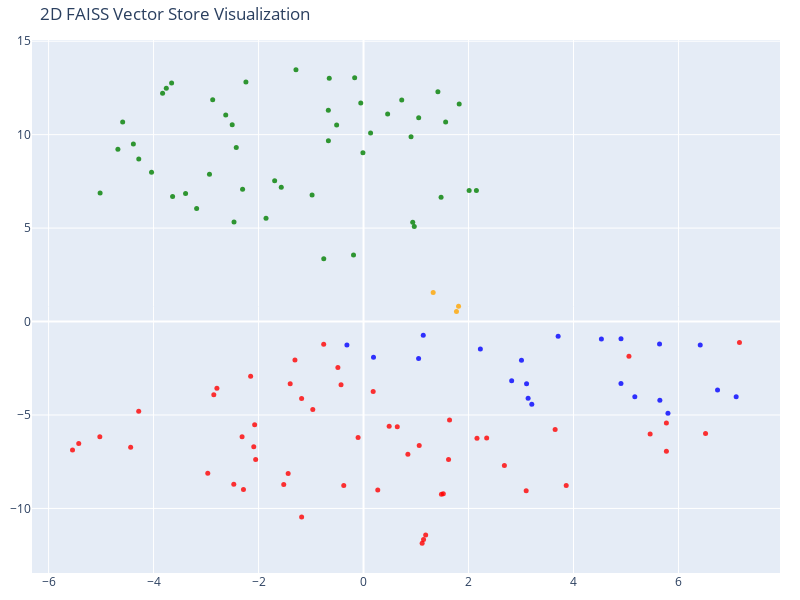

Notebook code cell kept with this figure:
### Markdown cell above
## Visualizing the Vector Store

### Code cell
# 2d visual

tsne = TSNE(n_components=2, random_state=42)
reduced_vectors = tsne.fit_transform(vectors)

# Create the 2D scatter plot
fig = go.Figure(data=[go.Scatter(
    x=reduced_vectors[:, 0],
    y=reduced_vectors[:, 1],
    mode='markers',
    marker=dict(size=5, color=colors, opacity=0.8),
    text=[f"Type: {t}<br>Text: {d[:100]}..." for t, d in zip(doc_types, documents)],
    hoverinfo='text'
)])

fig.update_layout(
    title='2D FAISS Vector Store Visualization',
    scene=dict(xaxis_title='x',yaxis_title='y'),
    width=800,
    height=600,
    margin=dict(r=20, b=10, l=10, t=40)
)

fig.show()

### Figure 1 — Plotly figure (JSON) as saved in the notebook; plotly's stock layout.template omitted (floating-point values rounded to 4 significant figures)
{"data": [{"hoverinfo": "text", "marker": {"color": ["orange", "orange", "orange", "red", "red", "red", "red", "red", "red", "red", "red", "red", "red", "red", "red", "red", "red", "red", "red", "red", "red", "red", "red", "red", "red", "red", "red", "red", "red", "red", "red", "red", "red", "red", "red", "red", "red", "red", "red", "red", "red", "red", "red", "red", "red", "red", "red", "red", "red", "red", "red", "red", "red", "red", "red", "green", "green", "green", "green", "green", "green", "green", "green", "green", "green", "green", "green", "green", "green", "green", "green", "green", "green", "green", "green", "green", "green", "green", "green", "green", "green", "green", "green", "green", "green", "green", "green", "green", "green", "green", "green", "green", "green", "green", "green", "green", "green", "green", "green", "green", "green", "green", "blue", "blue", "blue", "blue", "blue", "blue", "blue", "blue", "blue", "blue", "blue", "blue", "blue", "blue", "blue", "blue", "blue", "blue", "blue", "blue", "blue"], "opacity": 0.8, "size": 5}, "mode": "markers", "text": ["Type: company<br>Text: # About Insurellm\n\nInsurellm was founded by Avery Lancaster in 2015 as an insurance tech startup des...", "Type: company<br>Text: # Careers at Insurellm\n\nInsurellm is hiring! We are looking for talented software engineers, data sc...", "Type: company<br>Text: # Overview of Insurellm\n\nInsurellm is an innovative insurance tech firm with 200 employees across th...", "Type: contracts<br>Text: # Contract with Apex Reinsurance for Rellm: AI-Powered Enterprise Reinsurance Solution\n\n## Terms\n\n1....", "Type: contracts<br>Text: ## Renewal\n\n1. **Automatic Renewal**: This Agreement will automatically renew for successive one-yea...", "Type: contracts<br>Text: 2. **Seamless Integrations**: The architecture of Rellm allows for easy integration with existing sy...", "Type: contracts<br>Text: 1. **Technical Support**: Provider shall offer dedicated technical support to the Client via phone, ...", "Type: contracts<br>Text: **Insurellm, Inc.**  \n_____________________________  \nAuthorized Signature   \nDate: ________________...", "Type: contracts<br>Text: # Contract with Belvedere Insurance for Markellm\n\n## Terms\nThis Contract (\"Agreement\") is made and e...", "Type: contracts<br>Text: ## Renewal\n1. **Renewal Terms**: This Agreement may be renewed for additional one-year terms upon mu...", "Type: contracts<br>Text: ## Features\n1. **AI-Powered Matching**: Belvedere Insurance will benefit from Markellm's AI-powered ...", "Type: contracts<br>Text: ## Support\n1. **Technical Support**: Technical support will be available from 9 AM to 7 PM EST, Mond...", "Type: contracts<br>Text: **Belvedere Insurance**  \nSignature: ______________________  \nName: [Authorized Signatory]  \nTitle: ...", "Type: contracts<br>Text: # Contract with BrightWay Solutions for Markellm\n\n**Contract Date:** October 5, 2023  \n**Contract ID...", "Type: contracts<br>Text: 3. **Service Level Agreement (SLA):**  \n   Insurellm commits to a 99.9% uptime for the platform with...", "Type: contracts<br>Text: 2. **Real-Time Quote Availability:**  \n   Consumers sourced via BrightWay Solutions will receive rea...", "Type: contracts<br>Text: 3. **Training and Onboarding:**  \n   Insurellm agrees to provide one free training session on how to...", "Type: contracts<br>Text: # Contract with EverGuard Insurance for Rellm: AI-Powered Enterprise Reinsurance Solution\n\n**Contrac...", "Type: contracts<br>Text: 4. **Usage Rights**: EverGuard Insurance is granted a non-exclusive, non-transferable license to acc...", "Type: contracts<br>Text: 1. **Core Functionality**: Rellm provides EverGuard Insurance with advanced AI-driven analytics, sea...", "Type: contracts<br>Text: 1. **Customer Support**: Insurellm will provide EverGuard Insurance with 24/7 customer support, incl...", "Type: contracts<br>Text: ---\n\n**Signatures**  \n**For Insurellm**: __________________________  \n**Name**: John Smith  \n**Title...", "Type: contracts<br>Text: # Contract with GreenField Holdings for Markellm\n\n**Effective Date:** November 15, 2023  \n**Contract...", "Type: contracts<br>Text: ## Renewal\n1. **Automatic Renewal**: This contract will automatically renew for sequential one-year ...", "Type: contracts<br>Text: ## Features\n1. **AI-Powered Matching**: Access to advanced algorithms that connect GreenField Holdin...", "Type: contracts<br>Text: ## Support\n1. **Customer Support Access**: The Client will have access to dedicated support through ...", "Type: contracts<br>Text: **Signatures:**  \n_________________________                           _________________________  \n**...", "Type: contracts<br>Text: # Contract with Greenstone Insurance for Homellm\n\n---\n\n## Terms\n\n1. **Parties**: This Contract (\"Agr...", "Type: contracts<br>Text: 4. **Payment Terms**: \n   - The Customer shall pay an amount of $10,000 per month for the Standard T...", "Type: contracts<br>Text: ---\n\n## Features\n\n- **AI-Powered Risk Assessment**: Customer will have access to enhanced risk evalu...", "Type: contracts<br>Text: - **Customer Portal**: A dedicated portal will be provided, allowing the Customer's clients to manag...", "Type: contracts<br>Text: ______________________________  \n[Name], [Title]  \nDate: ______________________\n\n**For Greenstone In...", "Type: contracts<br>Text: # Contract with GreenValley Insurance for Homellm\n\n**Contract Date:** October 6, 2023  \n**Contract N...", "Type: contracts<br>Text: 4. **Confidentiality:** Both parties agree to maintain the confidentiality of proprietary informatio...", "Type: contracts<br>Text: 1. **AI-Powered Risk Assessment:** Access to advanced AI algorithms for real-time risk evaluations.\n...", "Type: contracts<br>Text: 3. **Regular Updates:** Insurellm will offer ongoing updates and enhancements to the Homellm platfor...", "Type: contracts<br>Text: # Contract with Pinnacle Insurance Co. for Homellm\n\n## Terms\nThis contract (\"Contract\") is entered i...", "Type: contracts<br>Text: ## Renewal\n1. **Renewal Terms**: At the end of the initial term, this Contract shall automatically r...", "Type: contracts<br>Text: ## Features\n1. **AI-Powered Risk Assessment**: Utilized for tailored underwriting decisions specific...", "Type: contracts<br>Text: ## Support\n1. **Technical Support**: Insurellm shall provide 24/7 technical support via an email and...", "Type: contracts<br>Text: # Contract with Roadway Insurance Inc. for Carllm\n\n---\n\n## Terms\n\n1. **Agreement Effective Date**: T...", "Type: contracts<br>Text: ---\n\n## Renewal\n\n1. **Automatic Renewal**: This agreement will automatically renew for an additional...", "Type: contracts<br>Text: ---\n\n## Features\n\n1. **Access to Core Features**: Roadway Insurance Inc. will have access to all Pro...", "Type: contracts<br>Text: ---\n\n## Support\n\n1. **Technical Support**: Roadway Insurance Inc. will receive priority technical su...", "Type: contracts<br>Text: # Contract with Stellar Insurance Co. for Rellm\n\n## Terms\nThis contract is made between **Insurellm*...", "Type: contracts<br>Text: ### Termination\nEither party may terminate this agreement with a **30-day written notice**. In the e...", "Type: contracts<br>Text: ## Features\nStellar Insurance Co. will receive access to the following features of the Rellm product...", "Type: contracts<br>Text: ## Support\nInsurellm provides Stellar Insurance Co. with the following support services:\n\n- **24/7 T...", "Type: contracts<br>Text: # Contract with TechDrive Insurance for Carllm\n\n**Contract Date:** October 1, 2024  \n**Contract Dura...", "Type: contracts<br>Text: ## Renewal\n\n1. **Automatic Renewal**: This contract shall automatically renew for additional one-yea...", "Type: contracts<br>Text: ## Support\n\n1. **Customer Support**: Insurellm will provide 24/7 customer support to TechDrive Insur...", "Type: contracts<br>Text: **TechDrive Insurance Representative:**  \nName: Sarah Johnson  \nTitle: Operations Director  \nDate: _...", "Type: contracts<br>Text: # Contract with Velocity Auto Solutions for Carllm\n\n**Contract Date:** October 1, 2023  \n**Contract ...", "Type: contracts<br>Text: ## Renewal\n\n1. **Automatic Renewal**: This contract will automatically renew for successive 12-month...", "Type: contracts<br>Text: ## Support\n\n1. **Customer Support**: Velocity Auto Solutions will have access to Insurellm’s custome...", "Type: employees<br>Text: # HR Record\n\n# Alex Chen\n\n## Summary\n- **Date of Birth:** March 15, 1990  \n- **Job Title:** Backend ...", "Type: employees<br>Text: ## Annual Performance History\n- **2020:**  \n  - Completed onboarding successfully.  \n  - Met expecta...", "Type: employees<br>Text: ## Compensation History\n- **2020:** Base Salary: $80,000  \n- **2021:** Base Salary Increase to $90,0...", "Type: employees<br>Text: Alex Chen continues to be a vital asset at Insurellm, contributing significantly to innovative backe...", "Type: employees<br>Text: # HR Record\n\n# Alex Harper\n\n## Summary\n- **Date of Birth**: March 15, 1993  \n- **Job Title**: Sales ...", "Type: employees<br>Text: ## Annual Performance History  \n- **2021**:  \n  - **Performance Rating**: 4.5/5  \n  - **Key Achievem...", "Type: employees<br>Text: - **2022**:  \n  - **Base Salary**: $65,000 (Promotion to Senior SDR)  \n  - **Bonus**: $13,000 (20% o...", "Type: employees<br>Text: # HR Record\n\n# Alex Thomson\n\n## Summary\n- **Date of Birth:** March 15, 1995  \n- **Job Title:** Sales...", "Type: employees<br>Text: ## Annual Performance History  \n- **2022** - Rated as \"Exceeds Expectations.\" Alex Thomson achieved ...", "Type: employees<br>Text: ## Other HR Notes\n- Alex Thomson is an active member of the Diversity and Inclusion committee at Ins...", "Type: employees<br>Text: # Avery Lancaster\n\n## Summary\n- **Date of Birth**: March 15, 1985  \n- **Job Title**: Co-Founder & Ch...", "Type: employees<br>Text: - **2010 - 2013**: Business Analyst at Edge Analytics  \n  Prior to joining Innovate, Avery worked as...", "Type: employees<br>Text: - **2018**: **Exceeds Expectations**  \n  Under Avery’s pivoted vision, Insurellm launched two new su...", "Type: employees<br>Text: - **2022**: **Satisfactory**  \n  Avery focused on rebuilding team dynamics and addressing employee c...", "Type: employees<br>Text: ## Compensation History\n- **2015**: $150,000 base salary + Significant equity stake  \n- **2016**: $1...", "Type: employees<br>Text: ## Other HR Notes\n- **Professional Development**: Avery has actively participated in leadership trai...", "Type: employees<br>Text: # HR Record\n\n# Emily Carter\n\n## Summary\n- **Date of Birth:** August 12, 1990  \n- **Job Title:** Acco...", "Type: employees<br>Text: - **2017-2019:** Marketing Intern  \n  - Assisted with market research and campaign development for s...", "Type: employees<br>Text: ## Compensation History\n| Year | Base Salary | Bonus         | Total Compensation |\n|------|--------...", "Type: employees<br>Text: Emily Carter exemplifies the kind of talent that drives Insurellm's success and is an invaluable ass...", "Type: employees<br>Text: # HR Record\n\n# Emily Tran\n\n## Summary\n- **Date of Birth:** March 18, 1991  \n- **Job Title:** Digital...", "Type: employees<br>Text: - **January 2017 - May 2018**: Marketing Intern  \n  - Supported the Marketing team by collaborating ...", "Type: employees<br>Text: - **2021**:  \n  - Performance Rating: Meets Expectations  \n  - Key Achievements: Contributed to the ...", "Type: employees<br>Text: - **Professional Development Goals**:  \n  - Emily Tran aims to become a Marketing Manager within the...", "Type: employees<br>Text: # HR Record\n\n# Jordan Blake\n\n## Summary\n- **Date of Birth:** March 15, 1993  \n- **Job Title:** Sales...", "Type: employees<br>Text: ## Annual Performance History\n- **2021:** First year at Insurellm; achieved 90% of monthly targets. ...", "Type: employees<br>Text: ## Other HR Notes\n- Jordan has shown an interest in continuing education, actively participating in ...", "Type: employees<br>Text: # HR Record\n\n# Jordan K. Bishop\n\n## Summary\n- **Date of Birth:** March 15, 1990\n- **Job Title:** Fro...", "Type: employees<br>Text: ## Annual Performance History\n- **2019:** Exceeds Expectations - Continuously delivered high-quality...", "Type: employees<br>Text: ## Compensation History\n- **June 2018:** Starting Salary - $85,000\n- **June 2019:** Salary Increase ...", "Type: employees<br>Text: ## Other HR Notes\n- Jordan K. Bishop has been an integral part of club initiatives, including the In...", "Type: employees<br>Text: # HR Record\n\n# Maxine Thompson\n\n## Summary\n- **Date of Birth:** January 15, 1991  \n- **Job Title:** ...", "Type: employees<br>Text: ## Insurellm Career Progression\n- **January 2017 - October 2018**: **Junior Data Engineer**  \n  * Ma...", "Type: employees<br>Text: ## Annual Performance History\n- **2017**: *Meets Expectations*  \n  Maxine showed potential in her ro...", "Type: employees<br>Text: - **2021**: *Exceeds Expectations*  \n  Maxine spearheaded the transition to a new data warehousing s...", "Type: employees<br>Text: ## Compensation History\n- **2017**: $70,000 (Junior Data Engineer)  \n- **2018**: $75,000 (Junior Dat...", "Type: employees<br>Text: # HR Record\n\n# Oliver Spencer\n\n## Summary\n- **Date of Birth**: May 14, 1990  \n- **Job Title**: Backe...", "Type: employees<br>Text: ## Annual Performance History\n- **2018**: **3/5** - Adaptable team player but still learning to take...", "Type: employees<br>Text: ## Compensation History\n- **March 2018**: Initial salary of $80,000.\n- **July 2019**: Salary increas...", "Type: employees<br>Text: # Samantha Greene\n\n## Summary\n- **Date of Birth:** October 14, 1990\n- **Job Title:** HR Generalist\n-...", "Type: employees<br>Text: ## Annual Performance History\n- **2020:** Exceeds Expectations  \n  Samantha Greene demonstrated exce...", "Type: employees<br>Text: ## Compensation History\n- **2020:** Base Salary - $55,000  \n  The entry-level salary matched industr...", "Type: employees<br>Text: - **2023:** Base Salary - $70,000  \n  Recognized for substantial improvement in employee relations m...", "Type: employees<br>Text: # HR Record\n\n# Samuel Trenton\n\n## Summary\n- **Date of Birth:** April 12, 1989  \n- **Job Title:** Sen...", "Type: employees<br>Text: ## Annual Performance History\n- **2023:** Rating: 4.5/5  \n  *Samuel exceeded expectations, successfu...", "Type: employees<br>Text: ## Compensation History\n- **2023:** Base Salary: $115,000 + Bonus: $15,000  \n  *Annual bonus based o...", "Type: employees<br>Text: - **Engagement in Company Culture:** Regularly participates in team-building events and contributes ...", "Type: products<br>Text: # Product Summary\n\n# Carllm\n\n## Summary\n\nCarllm is an innovative auto insurance product developed by...", "Type: products<br>Text: - **Instant Quoting**: With Carllm, insurance companies can offer near-instant quotes to customers, ...", "Type: products<br>Text: - **Mobile Integration**: Carllm is designed to work seamlessly with mobile applications, providing ...", "Type: products<br>Text: - **Professional Tier**: $2,500/month\n  - For medium-sized companies.\n  - All Basic Tier features pl...", "Type: products<br>Text: ### Q2 2025: Customer Experience Improvements\n- Launch of a new **mobile app** for end-users.\n- Intr...", "Type: products<br>Text: # Product Summary\n\n# Homellm\n\n## Summary\nHomellm is an innovative home insurance product developed b...", "Type: products<br>Text: ### 2. Dynamic Pricing Model\nWith Homellm's innovative dynamic pricing model, insurance providers ca...", "Type: products<br>Text: ### 5. Multi-Channel Integration\nHomellm seamlessly integrates into existing insurance platforms, pr...", "Type: products<br>Text: - **Basic Tier:** Starting at $5,000/month for small insurers with basic integration features.\n- **S...", "Type: products<br>Text: All tiers include a comprehensive training program and ongoing updates to ensure optimal performance...", "Type: products<br>Text: With Homellm, Insurellm is committed to transforming the landscape of home insurance, ensuring both ...", "Type: products<br>Text: # Product Summary\n\n# Markellm\n\n## Summary\n\nMarkellm is an innovative two-sided marketplace designed ...", "Type: products<br>Text: - **User-Friendly Interface**: Designed with user experience in mind, Markellm features an intuitive...", "Type: products<br>Text: - **Customer Support**: Our dedicated support team is always available to assist both consumers and ...", "Type: products<br>Text: ### For Insurance Companies:\n- **Basic Listing Fee**: $199/month for a featured listing on the platf...", "Type: products<br>Text: ### Q3 2025\n- Initiate a comprehensive marketing campaign targeting both consumers and insurers to i...", "Type: products<br>Text: # Product Summary\n\n# Rellm: AI-Powered Enterprise Reinsurance Solution\n\n## Summary\n\nRellm is an inno...", "Type: products<br>Text: ### Seamless Integrations\nRellm's architecture is designed for effortless integration with existing ...", "Type: products<br>Text: ### Regulatory Compliance Tools\nRellm includes built-in compliance tracking features to help organiz...", "Type: products<br>Text: Join the growing number of organizations leveraging Rellm to enhance their reinsurance processes whi...", "Type: products<br>Text: Experience the future of reinsurance with Rellm, where innovation meets reliability. Let Insurellm h..."], "type": "scatter", "x": [1.81, 1.327, 1.77, -0.9667, 0.1836, -0.759, -2.074, -5.024, 0.2713, 1.116, 5.056, -2.314, -4.436, 1.52, 3.098, 3.861, 1.484, -1.18, -0.4283, -0.4885, -1.397, -4.283, -0.3768, 1.183, 5.77, 7.162, -5.425, -1.52, -1.179, 5.769, -2.055, -5.544, -2.288, -2.472, 5.46, -2.967, -1.436, 1.143, 6.515, -2.091, 1.619, 2.683, 3.65, 1.638, -2.793, -2.852, -1.306, -2.151, 1.061, 2.161, 0.6426, 0.4883, 0.8448, 2.346, -0.1037, -3.39, -3.757, 1.051, -0.1908, -1.693, 0.1344, -0.01157, -1.567, -0.6694, -0.9804, 0.9667, 1.477, 2.012, 2.15, 1.417, 0.9371, -4.039, -4.588, -0.05303, -0.7579, -4.282, -4.385, -0.6707, -4.679, -2.304, 0.9052, -1.858, -3.18, -3.656, 1.822, -2.468, -5.018, -2.502, -2.874, -2.625, 0.7278, -3.637, -3.828, 1.564, -1.287, -2.24, -0.1691, -0.6532, -2.935, -0.5126, 0.4593, -2.425, 2.822, 3.106, 3.135, 3.205, 3.009, 5.168, 5.799, 5.645, 6.744, 7.099, 4.904, 4.531, 4.905, 5.639, 6.414, 3.707, 1.049, -0.3164, 0.1899, 2.226, 1.138], "y": [0.8202, 1.552, 0.5318, -4.702, -3.743, -1.218, -5.52, -6.164, -9.011, -11.86, -1.858, -6.164, -6.729, -9.208, -9.054, -8.769, -9.234, -4.117, -3.387, -2.46, -3.325, -4.8, -8.774, -11.42, -6.936, -1.127, -6.526, -8.721, -10.46, -5.434, -7.385, -6.878, -8.99, -8.705, -6.011, -8.117, -8.128, -11.66, -5.984, -6.698, -7.382, -7.701, -5.771, -5.262, -3.563, -3.921, -2.059, -2.927, -6.628, -6.239, -5.633, -5.603, -7.097, -6.229, -6.208, 6.85, 12.48, 10.91, 3.562, 7.533, 10.09, 9.028, 7.192, 9.679, 6.768, 5.085, 6.653, 7.009, 7.015, 12.29, 5.313, 7.983, 10.67, 11.7, 3.363, 8.702, 9.505, 11.31, 9.213, 7.08, 9.885, 5.529, 6.055, 12.76, 11.64, 5.325, 6.876, 10.53, 11.87, 11.06, 11.85, 6.693, 12.21, 10.67, 13.47, 12.82, 13.04, 13.02, 7.879, 10.51, 11.1, 9.312, -3.163, -3.329, -4.106, -4.419, -2.077, -4.018, -4.912, -4.208, -3.668, -4.019, -3.321, -0.9349, -0.9174, -1.2, -1.25, -0.7817, -1.982, -1.251, -1.908, -1.474, -0.7297]}], "layout": {"height": 600, "margin": {"b": 10, "l": 10, "r": 20, "t": 40}, "scene": {"xaxis": {"title": {"text": "x"}}, "yaxis": {"title": {"text": "y"}}}, "title": {"text": "2D FAISS Vector Store Visualization"}, "width": 800}}
